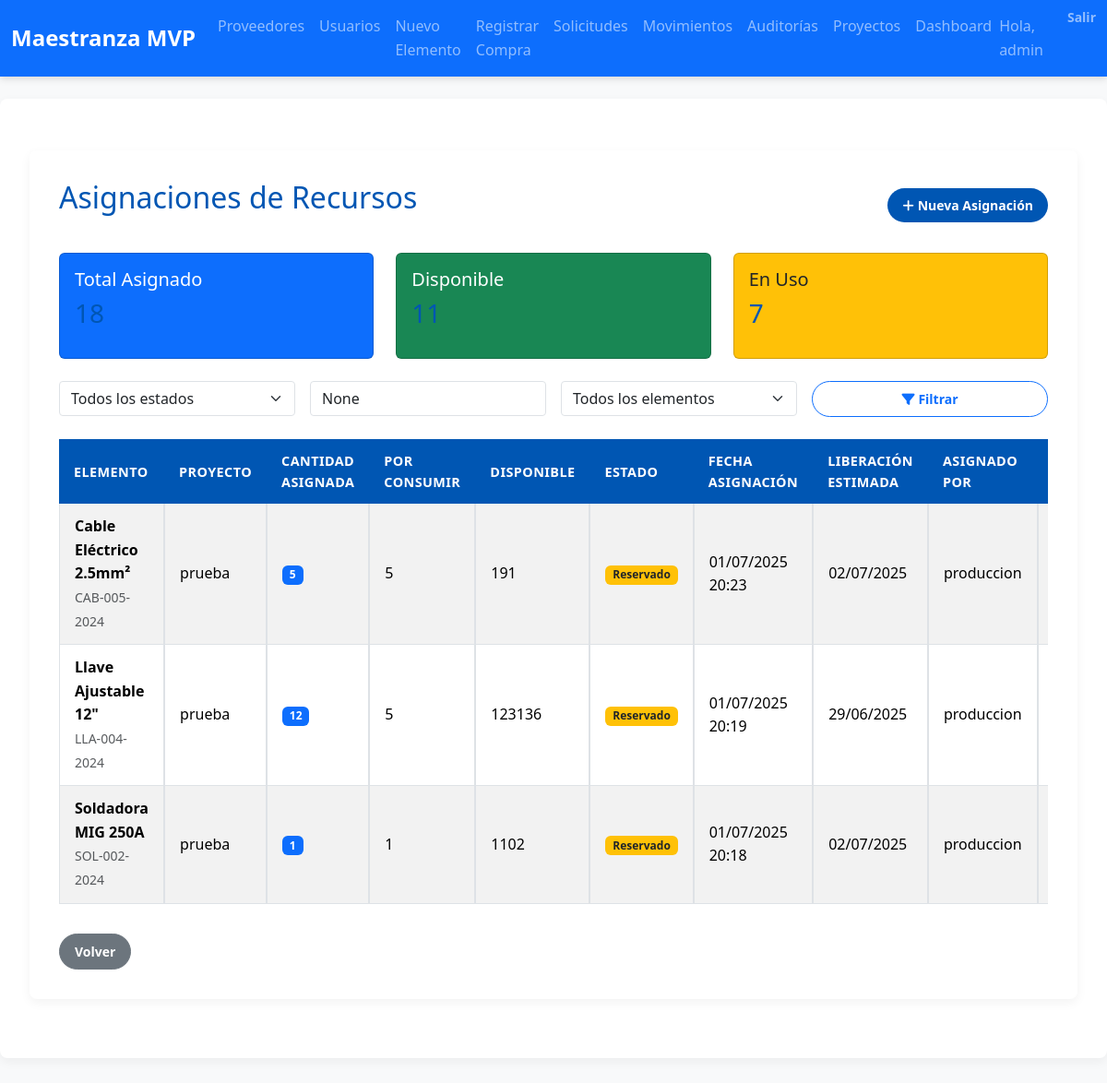
The page /asignaciones/ (signed in) on the database its author committed.
### inventario/models.py (models this page shows, shortened)
class AsignacionRecurso(models.Model):
    ESTADOS = [
        ('reservado', 'Reservado'),
        ('en_uso', 'En Uso'),
        ('liberado', 'Liberado'),
        ('cancelado', 'Cancelado'),
    ]
    elemento = models.ForeignKey(ElementoInventario, on_delete=models.CASCADE, related_name='asignaciones')
    proyecto = models.CharField(max_length=200)
    cantidad_asignada = models.PositiveIntegerField()
    cantidad_disponible = models.PositiveIntegerField(default=0)  # Cantidad que aún no se ha usado
    fecha_asignacion = models.DateTimeField(auto_now_add=True)
    fecha_liberacion_estimada = models.DateField()
    fecha_liberacion_real = models.DateField(null=True, blank=True)
    estado = models.CharField(max_length=20, choices=ESTADOS, default='reservado')
    asignado_por = models.ForeignKey(User, on_delete=models.CASCADE, related_name='asignaciones_creadas')
    observaciones = models.TextField(blank=True)
    class Meta:
        ordering = ['-fecha_asignacion']
        verbose_name = 'Asignación de Recurso'
        verbose_name_plural = 'Asignaciones de Recursos'

class ElementoInventario(models.Model):
    nombre = models.CharField(max_length=100)
    descripcion = models.TextField(blank=True)
    numero_serie = models.CharField(max_length=50, unique=True)
    proveedor = models.ForeignKey(Proveedor, on_delete=models.PROTECT)
    categoria = models.ForeignKey(Categoria, on_delete=models.SET_NULL, null=True, blank=True)
    etiquetas = models.ManyToManyField(Etiqueta, blank=True)
    ubicacion = models.CharField(max_length=100)
    lote = models.CharField(max_length=50, blank=True, null=True, help_text="Identificador de lote (opcional)")
    fecha_vencimiento = models.DateField(blank=True, null=True, help_text="Fecha de vencimiento (opcional)")
    stock_actual = models.PositiveIntegerField(default=0)
    stock_minimo = models.PositiveIntegerField(default=1)

### inventario/decorators.py (the view)
        def wrapper(request, *args, **kwargs):
            user = request.user
            if user.is_authenticated and (
                user.is_superuser or
                user.groups.filter(name=role_name).exists()
            ):
                return view_func(request, *args, **kwargs)
            messages.error(request,
                "🚫 No tienes permiso para acceder a esta funcionalidad."
            )
            return redirect('inventario:index')

### inventario/context_processors.py (called while the page is built)
def role_flags(request):
    user = request.user
    return {
        'is_admin':    user.is_authenticated and user.is_superuser,
        'is_gestor':   user.is_authenticated and user.groups.filter(name='Gestor de Inventario').exists(),
        'is_comprador':user.is_authenticated and user.groups.filter(name='Comprador').exists(),
        'is_logistica':user.is_authenticated and user.groups.filter(name='Logística').exists(),
        'is_auditor':  user.is_authenticated and user.groups.filter(name='Auditor').exists(),
        'is_produccion':user.is_authenticated and user.groups.filter(name='Jefe de Producción').exists(),
        'is_gerente_proyecto':user.is_authenticated and user.groups.filter(name='Gerente de Proyectos').exists(),
        'is_usuario_final':user.is_authenticated and user.groups.filter(name='Usuario Final').exists(),
    }

### inventario/templates/inventario/asignacion_list.html (shortened to what this page needs)
{% extends 'inventario/base.html' %}
{% block content %}
<div class="container mt-4">
  <div class="d-flex justify-content-between align-items-center mb-4">
    <h2>Asignaciones de Recursos</h2>
    <a href="{% url 'inventario:asignacion_create' %}" class="btn btn-primary">
      <i class="fas fa-plus me-1"></i>Nueva Asignación
    </a>
  </div>
  <div class="row mb-4">
    <div class="col-md-4">
      <div class="card bg-primary text-white">
        <div class="card-body">
          <h5 class="card-title">Total Asignado</h5>
          <h3>{{ estadisticas.total_asignado }}</h3>
        </div>
      </div>
    </div>
    <div class="col-md-4">
      <div class="card bg-success text-white">
        <div class="card-body">
          <h5 class="card-title">Disponible</h5>
          <h3>{{ estadisticas.total_disponible }}</h3>
        </div>
      </div>
    </div>
    <div class="col-md-4">
      <div class="card bg-warning text-dark">
        <div class="card-body">
          <h5 class="card-title">En Uso</h5>
          <h3>{{ estadisticas.total_uso }}</h3>
        </div>
      </div>
    </div>
  </div>
  <form method="get" class="row g-3 mb-4">
    <div class="col-md-3">
      <select name="estado" id="estado" class="form-select" title="Filtrar por estado">
        <option value="">Todos los estados</option>
      </select>
    </div>
    <div class="col-md-3">
      <input type="text" name="proyecto" id="proyecto" class="form-control" placeholder="Buscar por proyecto" value="{{ filtros.proyecto }}" title="Filtrar por proyecto">
    </div>
    <div class="col-md-3">
      <select name="elemento" class="form-select">
        <option value="">Todos los elementos</option>
      </select>
    </div>
    <div class="col-md-3">
      <button type="submit" class="btn btn-outline-primary w-100">
        <i class="fas fa-filter me-1"></i>Filtrar
      </button>
    </div>
  </form>
  <div class="table-responsive">
    <table class="table table-bordered table-striped align-middle">
      <thead class="table-light">
        <tr>
          <th>Elemento</th>
          <th>Proyecto</th>
          <th>Cantidad Asignada</th>
          <th>Por Consumir</th>
          <th>Disponible</th>
          <th>Estado</th>
          <th>Fecha Asignación</th>
          <th>Liberación Estimada</th>
          <th>Asignado Por</th>
          <th>Acciones</th>
        </tr>
      </thead>
      <tbody>
        {% for asignacion in asignaciones %}
          <tr>
            <td>
              <strong>{{ asignacion.elemento.nombre }}</strong><br>
              <small class="text-muted">{{ asignacion.elemento.numero_serie }}</small>
            </td>
            <td>{{ asignacion.proyecto }}</td>
            <td>
              <span class="badge bg-primary">{{ asignacion.cantidad_asignada }}</span>
            </td>
            <td>{{ asignacion.cantidad_disponible }}</td>
            <td>{{ asignacion.elemento.stock_actual }}</td>
            <td>
              {% if asignacion.estado == 'reservado' %}
                <span class="badge bg-warning text-dark">Reservado</span>
              {% elif asignacion.estado == 'en_uso' %}
                <span class="badge bg-info">En Uso</span>
              {% elif asignacion.estado == 'liberado' %}
                <span class="badge bg-success">Liberado</span>
              {% elif asignacion.estado == 'cancelado' %}
                <span class="badge bg-danger">Cancelado</span>
              {% endif %}
            </td>
            <td>{{ asignacion.fecha_asignacion|date:'d/m/Y H:i' }}</td>
            <td>{{ asignacion.fecha_liberacion_estimada|date:'d/m/Y' }}</td>
            <td>{{ asignacion.asignado_por.username }}</td>
            <td>
            </td>
          </tr>
        {% empty %}
          <tr>
            <td colspan="9" class="text-center">No hay asignaciones para mostrar.</td>
          </tr>
        {% endfor %}
      </tbody>
    </table>
  </div>
  <a href="{% url 'inventario:index' %}" class="btn btn-secondary mt-3">Volver</a>
</div>
{% endblock %}

### inventario/templates/inventario/base.html (shortened to what this page needs)
{% load static %}
<!DOCTYPE html>
<html lang="es">
<head>
  <link
    href="https://cdn.jsdelivr.net/npm/bootstrap@5.3.2/dist/css/bootstrap.min.css"
    rel="stylesheet"
>
  <link
    href="https://cdnjs.cloudflare.com/ajax/libs/font-awesome/6.4.0/css/all.min.css"
    rel="stylesheet"
>
  <link rel="stylesheet" href="{% static 'inventario/css/styles.css' %}">
</head>
<body>
  <nav class="navbar navbar-expand-lg navbar-dark bg-primary">
    <div class="container-fluid">
      <a class="navbar-brand" href="{% url 'inventario:index' %}">Maestranza MVP</a>
      <div class="collapse navbar-collapse" id="navbarNav">
        <ul class="navbar-nav me-auto">
          {% if user.is_authenticated %}
            {% if is_admin %}
              <li class="nav-item"><a class="nav-link" href="{% url 'inventario:proveedor_list' %}">Proveedores</a></li>
              <li class="nav-item"><a class="nav-link" href="{% url 'inventario:usuario_list' %}">Usuarios</a></li>
              <li class="nav-item"><a class="nav-link" href="{% url 'inventario:elemento_create' %}">Nuevo Elemento</a></li>
              <li class="nav-item"><a class="nav-link" href="{% url 'inventario:recepcion_create' %}">Registrar Compra</a></li>
              <li class="nav-item"><a class="nav-link" href="{% url 'inventario:solicitud_list' %}">Solicitudes</a></li>
              <li class="nav-item"><a class="nav-link" href="{% url 'inventario:movimiento_list' %}">Movimientos</a></li>
              <li class="nav-item"><a class="nav-link" href="{% url 'inventario:auditoria_list' %}">Auditorías</a></li>
              <li class="nav-item"><a class="nav-link" href="{% url 'inventario:proyecto_list' %}">Proyectos</a></li>
              <li class="nav-item"><a class="nav-link" href="{% url 'inventario:dashboard_proyectos' %}">Dashboard</a></li>
            {% endif %}
          {% endif %}
        </ul>
        <ul class="navbar-nav">
          {% if user.is_authenticated %}
            <li class="nav-item navbar-text me-3">Hola, {{ user.username }}</li>
            <li class="nav-item">
              <form method="post" action="{% url 'logout' %}" class="d-inline">
                <button class="nav-link btn btn-link p-0">Salir</button>
              </form>
            </li>
          {% endif %}
        </ul>
      </div>
    </div>
  </nav>
  <div class="container mt-4">
    {% block content %}{% endblock %}
  </div>
</body>
</html>

### inventario/static/inventario/css/styles.css (style rules this page uses)
:root { --brand-primary: #0056b3; --brand-secondary: #6c757d; --brand-success: #28a745; --brand-warning: #ffc107; --brand-danger: #dc3545; --brand-info: #17a2b8; --light-bg: #f8f9fa; --dark-bg: #343a40; --text-base: #212529; --text-muted: #6c757d; --table-border: #dee2e6; --stripe-bg: rgba(0, 0, 0, 0.03); }
* { margin: 0; padding: 0; box-sizing: border-box; }
body { font-family: 'Segoe UI', Tahoma, Geneva, Verdana, sans-serif; background-color: var(--light-bg); color: var(--text-base); line-height: 1.6; }
.navbar { box-shadow: 0 2px 8px rgba(0, 0, 0, 0.15); }
.navbar-brand { font-weight: 700; font-size: 1.5rem; }
.nav-link { font-weight: 500; }
.container { max-width: 1200px; margin: 2rem auto; background: #fff; padding: 2rem; border-radius: 0.5rem; box-shadow: 0 4px 12px rgba(0, 0, 0, 0.05); }
h1, h2, h3 { color: var(--brand-primary); margin-bottom: 1rem; }
.table { width: 100%; margin-bottom: 1rem; border-collapse: separate; border-spacing: 0; }
.table thead th { background-color: var(--brand-primary); color: #ffffff; text-transform: uppercase; font-size: 0.9rem; letter-spacing: 0.03em; border: none; }
.table th, .table td { padding: 0.75rem 1rem; border-bottom: 1px solid var(--table-border); vertical-align: middle; }
.table-striped tbody tr:nth-of-type(odd) { background-color: var(--stripe-bg); }
.btn { border-radius: 2rem; padding: 0.5rem 1rem; font-size: 0.875rem; font-weight: 600; transition: filter 0.2s ease; }
.btn-primary { background-color: var(--brand-primary); border: none; }
.form-control, .form-select { border-radius: 0.25rem; box-shadow: none; border: 1px solid var(--table-border); }

### rows shown on the page
AsignacionRecurso: elemento.nombre "Cable Eléctrico 2.5mm²", elemento.numero_serie "CAB-005-2024", proyecto "prueba", cantidad_asignada "5", cantidad_disponible "5", elemento.stock_actual "191", estado "Reservado", fecha_asignacion "01/07/2025 20:23", fecha_liberacion_estimada "02/07/2025", asignado_por.username "produccion"
AsignacionRecurso: elemento.nombre "Llave Ajustable 12\"", elemento.numero_serie "LLA-004-2024", proyecto "prueba", cantidad_asignada "12", cantidad_disponible "5", elemento.stock_actual "123136", estado "Reservado", fecha_asignacion "01/07/2025 20:19", fecha_liberacion_estimada "29/06/2025", asignado_por.username "produccion"
AsignacionRecurso: elemento.nombre "Soldadora MIG 250A", elemento.numero_serie "SOL-002-2024", proyecto "prueba", cantidad_asignada "1", cantidad_disponible "1", elemento.stock_actual "1102", estado "Reservado", fecha_asignacion "01/07/2025 20:18", fecha_liberacion_estimada "02/07/2025", asignado_por.username "produccion"

### other values the page prints
{{ user.username }} "admin"
{{ estadisticas.total_asignado }} "18"
{{ estadisticas.total_disponible }} "11"
{{ estadisticas.total_uso }} "7"
